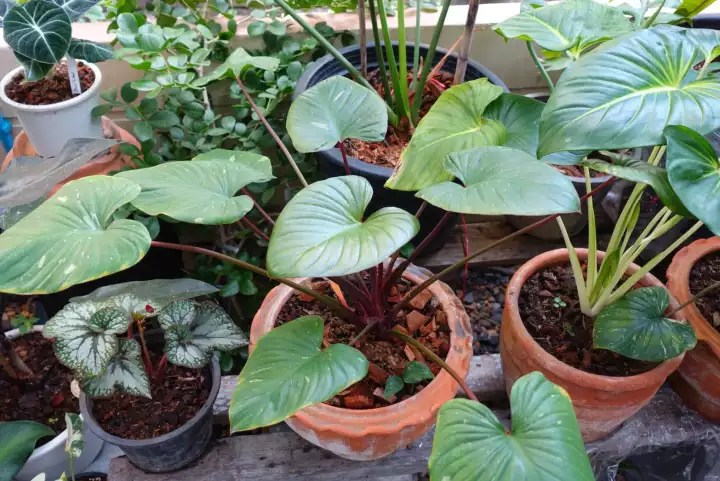
#> input picture LAB1/Image.jpg, 720 x 481 px
$ jupyter execute Untitled.ipynb
#> lines starting #> are read from the running program, lines starting #| are printed output that depends on the picture
[cell 1]
import cv2
import numpy as np
import math
import matplotlib.image as mpimg
import matplotlib.pyplot as plt

[cell 2]
imgBGR = cv2.imread("Image.jpg")
#> imgBGR is the input picture: shape (481, 720, 3); mean B, G, R 102.4, 117.6, 109.2
imgRGB = imgBGR[:, :, [2, 1, 0]]

[cell 3]
plt.figure(figsize=(10,4))
plt.subplot(2,4,1)
plt.imshow(imgBGR)
plt.title('BGR')
plt.subplot(2,4,2)
plt.imshow(imgBGR[:,:,0],cmap = "gray")
plt.title('B')
plt.subplot(2,4,3)
plt.imshow(imgBGR[:,:,1],cmap = "gray")
plt.title('G')
plt.subplot(2,4,4)
plt.imshow(imgBGR[:,:,2],cmap = "gray")
plt.title('R')


plt.figure(figsize=(10,4))
plt.subplot(2,4,1)
plt.imshow(imgRGB)
plt.title('RGB')
plt.subplot(2,4,2)
plt.imshow(imgRGB[:,:,0],cmap = "gray")
plt.title('R')
plt.subplot(2,4,3)
plt.imshow(imgRGB[:,:,1],cmap = "gray")
plt.title('G')
plt.subplot(2,4,4)
plt.imshow(imgRGB[:,:,2],cmap = "gray")
plt.title('B')
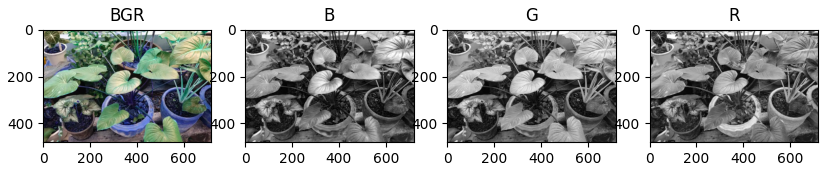
#> figure drawn by matplotlib, 4 panels; B, G, R data is drawn as R, G, B
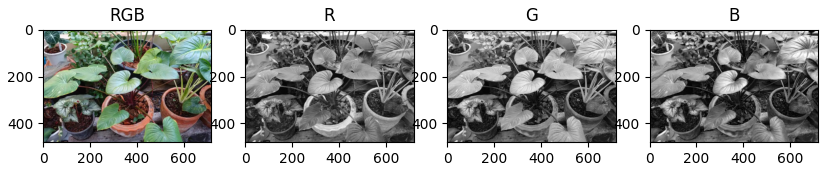
#> figure drawn by matplotlib, 4 panels

[cell 4]
print(imgRGB.shape)
#| (481, 720, 3)

[cell 5]
print(imgRGB)
#> (printed output is left out)

[cell 6]
print(imgRGB[:,:,0])
#> (printed output is left out)
print(imgRGB[:,:,1])
#> (printed output is left out)
print(imgRGB[:,:,2])
#> (printed output is left out)

[cell 7]
x = np.transpose(imgRGB)
print(x.shape)
#| (3, 720, 481)
print(x.swapaxes(1,2).shape)
#| (3, 481, 720)

[cell 8]
from PIL import Image
def quantization(img,depth):
    im_pil = Image.fromarray(img)
    GrayImage = cv2.cvtColor(imgRGB,cv2.COLOR_RGB2GRAY)
    mode_to_bpp = {'1':1, 'L':8, 'P':8, 'RGB':24, 'RGBA':32, 'CMYK':32, 'YCbCr':24, 'I':32, 'F':32}
    bpp = mode_to_bpp[im_pil.mode]
    print(bpp)
    qLevel = 2**depth
    qStep = ((2**bpp)-1)/qLevel
    for i,row in enumerate(img):
        for j,dot in enumerate(row):
            img[i][j] = math.floor(img[i][j]/qStep)

[cell 9]
GrayImage = cv2.cvtColor(imgRGB,cv2.COLOR_RGB2GRAY)
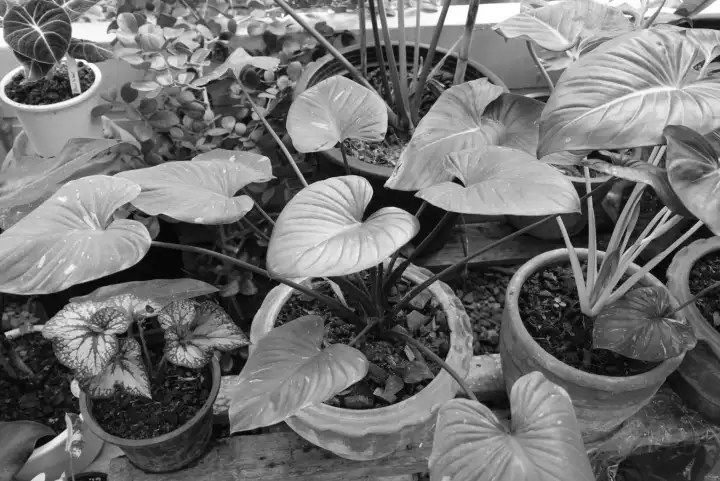
#> GrayImage: shape (481, 720); min 0, max 255, mean 113.4
CGray = GrayImage.copy()
quantization(GrayImage,2);
#| 8
#> after the loop in quantization, `for i,row in enumerate(img):`:
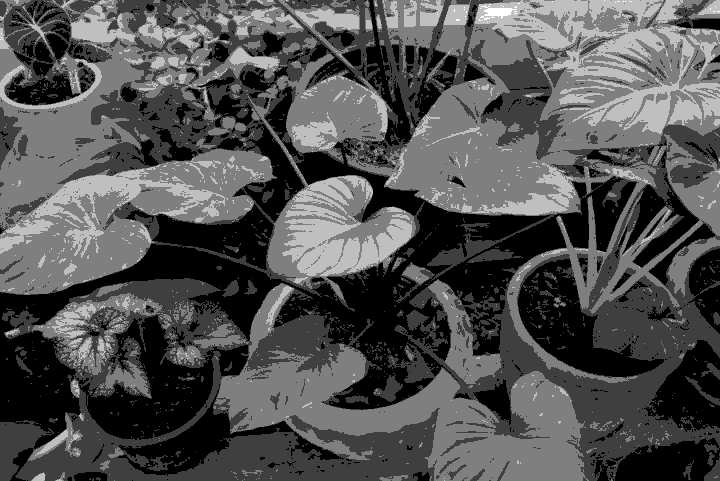
#> img: shape (481, 720); min 0, max 4, mean 1.29; drawn with min black and max white

[cell 10]
plt.figure(figsize=(12,7))
plt.subplot(1,2,1);
plt.imshow(CGray,cmap = 'gray')
plt.title('CGray')
plt.subplot(1,2,2);
plt.imshow(GrayImage,cmap = 'gray')
plt.title('GrayImage')

[cell 11]
from mpl_toolkits.mplot3d import Axes3D

fig = plt.figure()
ax = fig.add_subplot(projection='3d')
xx,yy = np.mgrid[0:imgRGB.shape[0],0:imgRGB.shape[1]]
print(xx)
#> (printed output is left out)
print("--------")
print(yy)
#> (printed output is left out)
print("--------")
print(imgRGB[:,:,0])
#> (printed output is left out)
print("--------")
ax.plot_surface(xx,yy,imgRGB[:,:,0],cmap = plt.cm.gray)
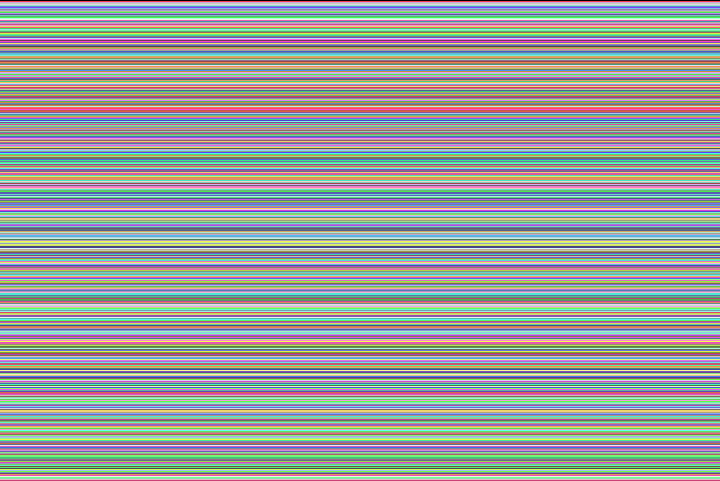
#> xx: shape (481, 720) int64; 481 distinct labels, from 0 to 480; one colour per label, 0 black
plt.show()
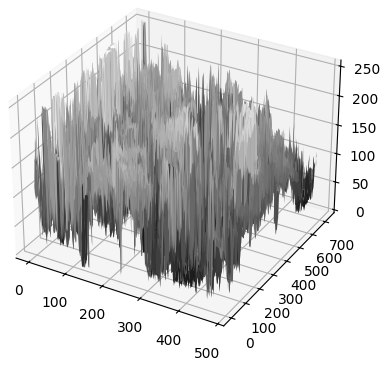
#> figure drawn by matplotlib, 1 panel
